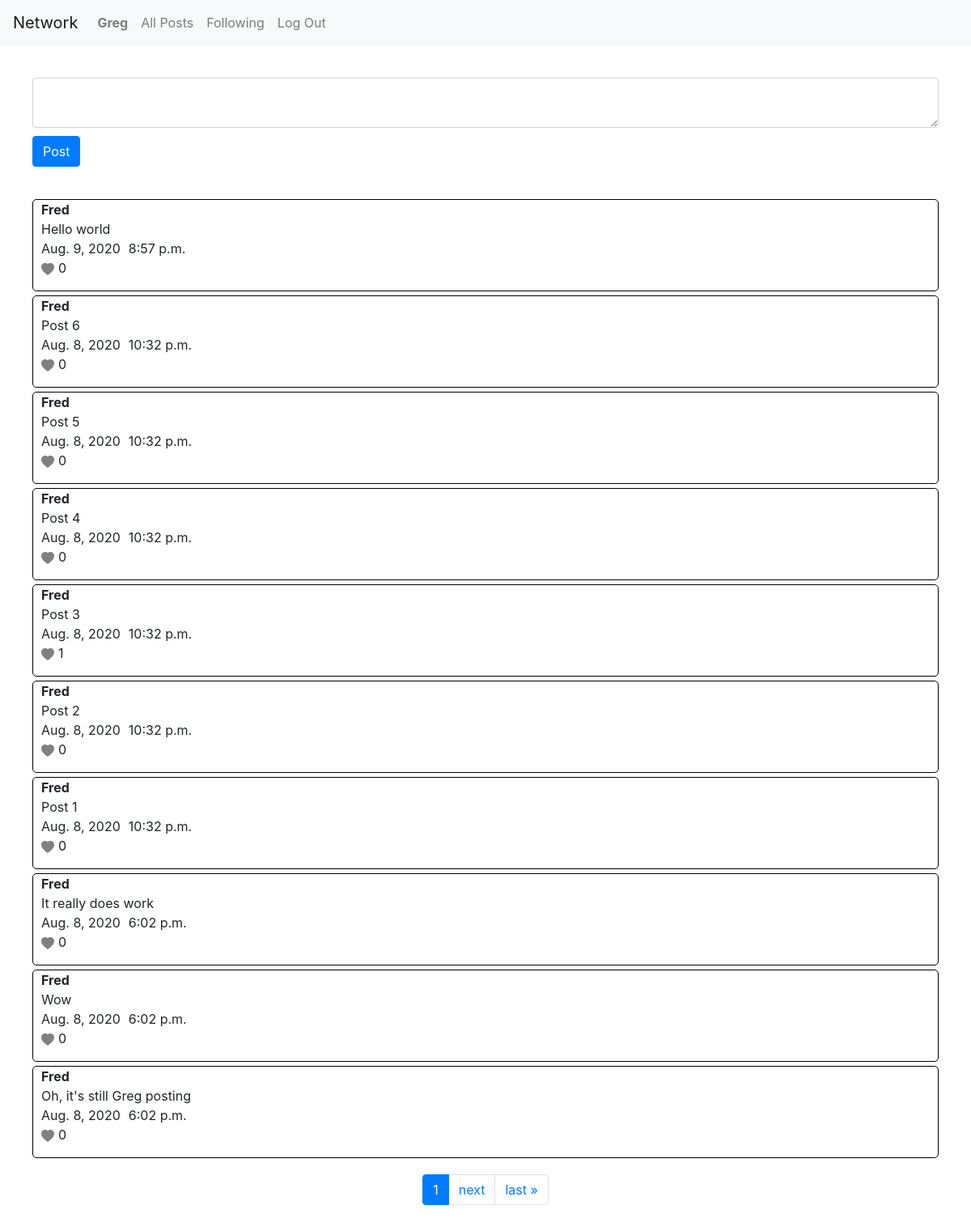
The app's page / (signed in), older data.
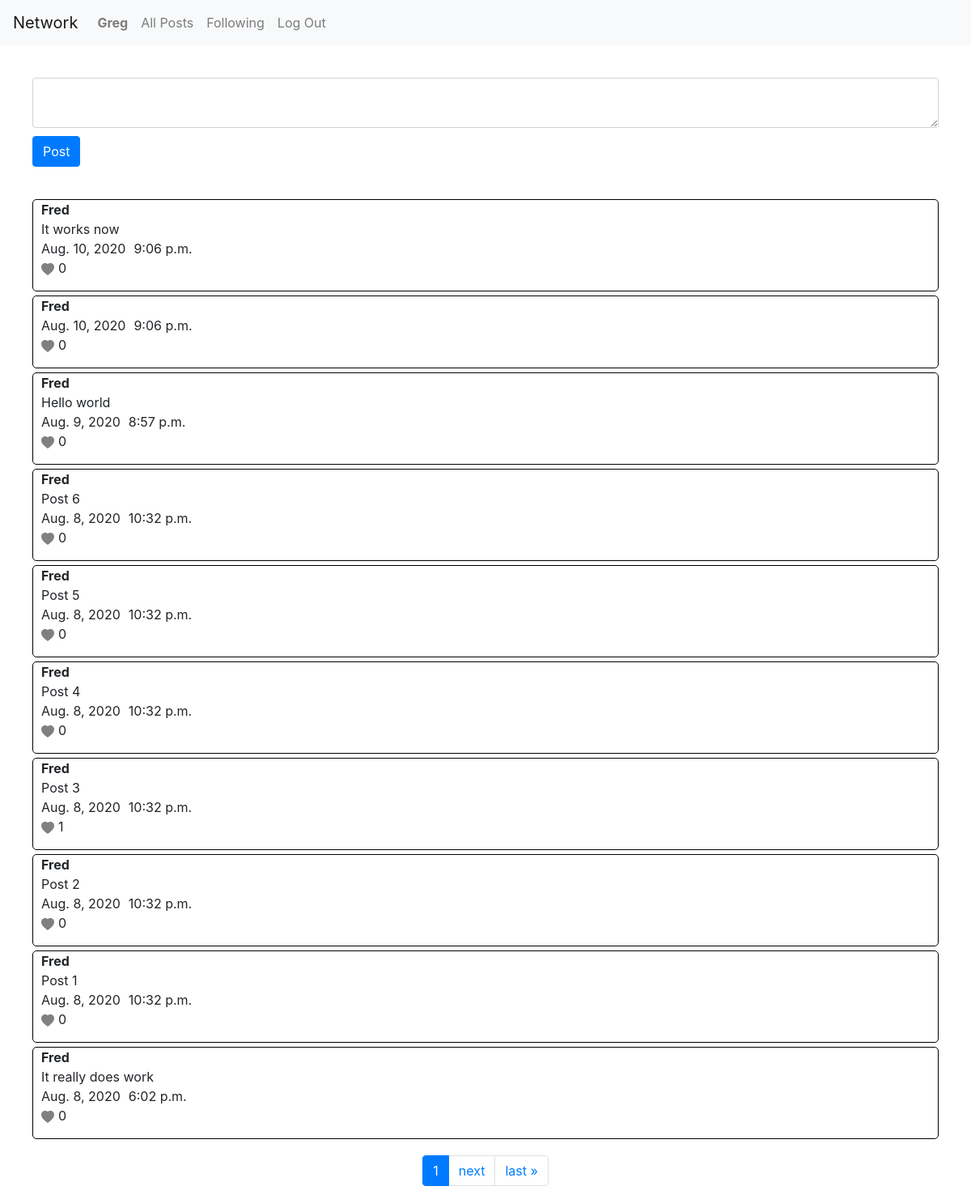
The same page, newer data.
### network/models.py (models this page shows, shortened)
class Post(models.Model):
    user = models.ForeignKey(User, on_delete=models.CASCADE)
    post = models.CharField(max_length=1000)
    date = models.DateField()
    time = models.TimeField()

class User(AbstractUser):
    pass

### network/views.py (the view)
# urls.py: path("", views.index, name="index"),
def index(request):
    if request.method == "POST":
        post = request.POST["post"]
        user = request.user
        Post.objects.create(user=user, post=post, date=d, time=t)
    if request.user.is_authenticated:
        post = Post.objects.all().order_by('-id')
        paginator = Paginator(post, 10)
        page_number = request.GET.get('page')
        post = paginator.get_page(page_number)
        return render(request, "network/index.html", {
            "post":post
        })
    else:
        return HttpResponseRedirect(reverse('login'))

### network/templatetags/custom_template_tags.py (called while the page is built)
@register.simple_tag
def post_liker(a, args):
    if args.likes.filter(user=a).exists():
        exists = True
    else:
        exists = False
    return exists

### network/templates/network/index.html (shortened to what this page needs)
{% extends "network/layout.html" %}
{% load custom_template_tags %}
{% block body %}
    <form id="form-group" class="form-group" action="{% url 'index' %}" method="POST">
        <textarea class="form-control" id="compose-area" name="post"></textarea>
        <button class="btn btn-primary">Post</button>
    </form>
    <div class="post-main">
        {% for i in post %}
            <div class="post-container">
                <div class="title-post">
                    <div class="title">{{ i.user|title }}</div>
                    <div class="post"> {{ i.post }} </div>
                </div>
                <div class="date-time">
                    <div class="date">{{ i.date }} </div>
                    <div class="time"> {{ i.time }} </div>
                </div>
                <div class="like">
                    <a class="like-link" id="like-{{ i.id }}" data-id="{{ i.id }}">
                        {% post_liker request.user i as likee %}
                        {% if likee == False %}
                        <svg id="b-{{ i.id }}" class="like-btn" width="1em" height="1em" viewBox="0 0 16 16" class="bi bi-heart-fill" fill="grey" xmlns="http://www.w3.org/2000/svg">
                            <path fill-rule="evenodd" d="M8 1.314C12.438-3.248 23.534 4.735 8 15-7.534 4.736 3.562-3.248 8 1.314z"/>
                        </svg>
                        {% else %}
                        <svg id="b-{{ i.id }}" class="like-btn" width="1em" height="1em" viewBox="0 0 16 16" class="bi bi-heart-fill" fill="red" xmlns="http://www.w3.org/2000/svg">
                            <path fill-rule="evenodd" d="M8 1.314C12.438-3.248 23.534 4.735 8 15-7.534 4.736 3.562-3.248 8 1.314z"/>
                        </svg>
                        {% endif %}
                    </a>
                    <p id="num-likes-{{ i.id }}" class="num-likes"> {{ i.likes.count}} </p>
                </div>
            </div>
        {% endfor %}
    </div>
    <nav class="page-nav" aria-label="Page navigation example">
        <ul class="pagination">
                <li class="page-item active" aria-current="page">
                    <a class="page-link" href="?page={{ post.number }}">{{ post.number }} <span class="sr-only">(current)</span></a>
                </li>
            {% if post.has_next %}
                <li class="page-item"><a class="page-link" href="?page={{ post.next_page_number }}">next</a></li>
                <li class="page-item"><a class="page-link" href="?page={{ post.paginator.num_pages }}">last &raquo;</a></li>
            {% endif %}
        </ul>
    </nav>
{% endblock %}

Row changes from the older to the newer data that the page shows:
no longer on this page (row unchanged): Post: user "Fred", post "Wow", date "Aug. 8, 2020", time "6:02 p.m.", likes.count "0"
no longer on this page (row unchanged): Post: user "Fred", post "Oh, it's still Greg posting", date "Aug. 8, 2020", time "6:02 p.m.", likes.count "0"
added Post: user "Fred", post "It works now", date "Aug. 10, 2020", time "9:06 p.m.", likes.count "0"
added Post: user "Fred", date "Aug. 10, 2020", time "9:06 p.m.", likes.count "0"
